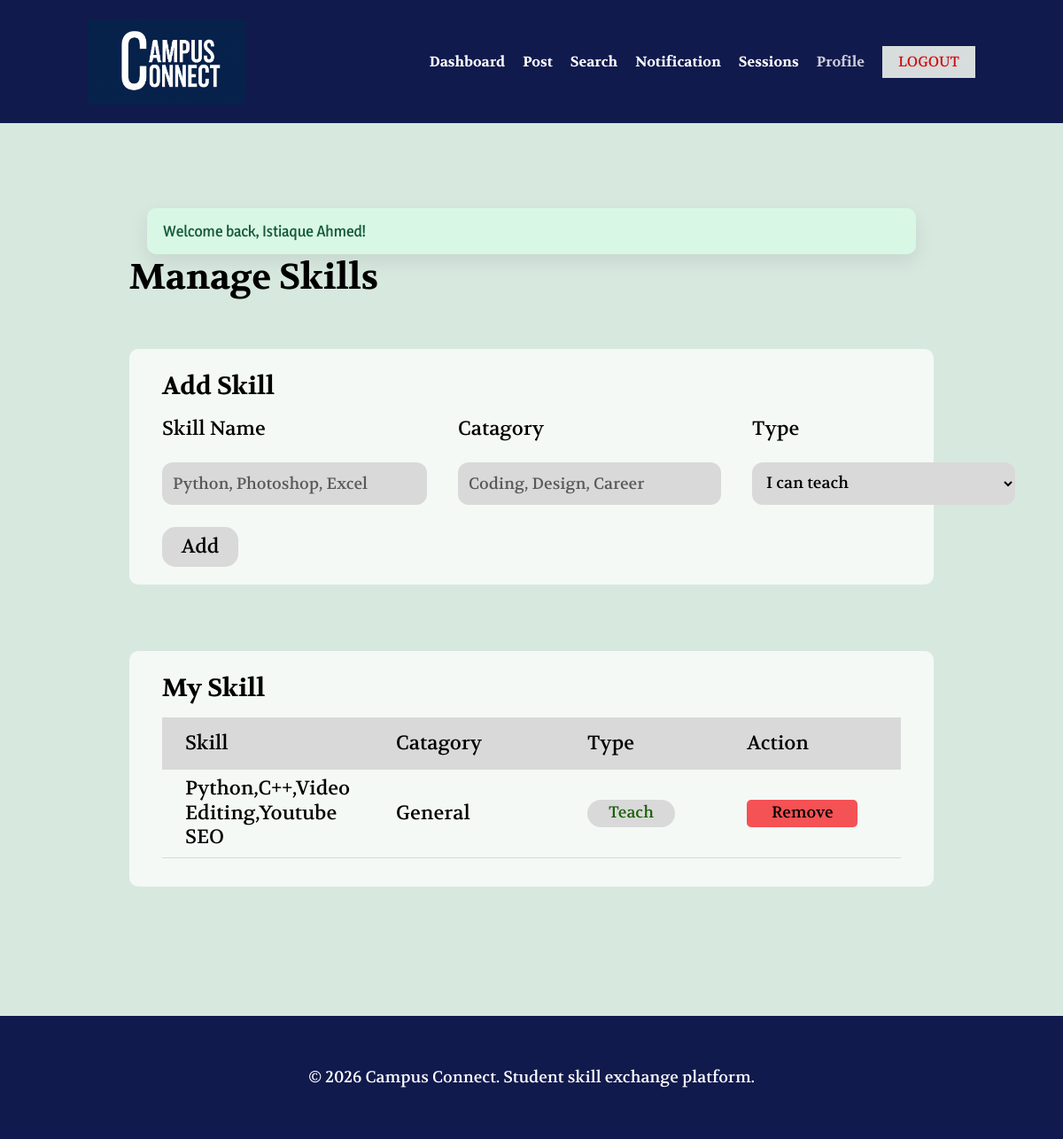
The page /skills.php (signed in) on the database its author committed.
### tables this page shows
CREATE TABLE IF NOT EXISTS `user_skills` (
  `id` int(11) NOT NULL AUTO_INCREMENT,
  `user_id` int(11) NOT NULL,
  `skill_id` int(11) NOT NULL,
  `skill_type` enum('teach','learn') NOT NULL,
  `created_at` datetime NOT NULL DEFAULT current_timestamp(),
  PRIMARY KEY (`id`),
  UNIQUE KEY `uq_user_skills` (`user_id`,`skill_id`,`skill_type`),
  KEY `idx_user_skills_type` (`skill_type`,`skill_id`),
  KEY `idx_user_skills_skill` (`skill_id`),
  CONSTRAINT `fk_user_skills_user`
    FOREIGN KEY (`user_id`) REFERENCES `users` (`id`) ON DELETE CASCADE,
  CONSTRAINT `fk_user_skills_skill`
    FOREIGN KEY (`skill_id`) REFERENCES `skills` (`id`) ON DELETE CASCADE
);

CREATE TABLE IF NOT EXISTS `skills` (
  `id` int(11) NOT NULL AUTO_INCREMENT,
  `skill_name` varchar(120) NOT NULL,
  `category` varchar(120) NOT NULL DEFAULT 'General',
  `created_at` datetime NOT NULL DEFAULT current_timestamp(),
  PRIMARY KEY (`id`),
  UNIQUE KEY `uq_skills_name` (`skill_name`)
);

### includes/db.php (called while the page is built, shortened)
<?php
function db(): PDO
{
    static $pdo = null;
    if ($pdo === null) {
        $dsn = 'mysql:host=' . DB_HOST . ';dbname=' . DB_NAME . ';charset=utf8mb4';
        $options = [
            PDO::ATTR_ERRMODE => PDO::ERRMODE_EXCEPTION,
            PDO::ATTR_DEFAULT_FETCH_MODE => PDO::FETCH_ASSOC,
            PDO::ATTR_EMULATE_PREPARES => false,
        ];
        $pdo = new PDO($dsn, DB_USER, DB_PASS, $options);
    }
    return $pdo;
}
?>

### skills.php (the view, shortened to what this page needs)
<?php
$user = current_user();
$stmt = db()->prepare('SELECT us.id AS user_skill_id, us.skill_type, s.skill_name, s.category FROM user_skills us JOIN skills s ON s.id = us.skill_id WHERE us.user_id = ? ORDER BY us.skill_type, s.skill_name');
$stmt->execute([$user['id']]);
$skills = $stmt->fetchAll();
include __DIR__ . '/includes/header.php';
?>
<h1 class="page-title skills-title">Manage Skills</h1>
<section class="skills-card add-skill-card">
    <h2>Add Skill</h2>
    <form method="post" class="add-skill-form">
        <div>
            <label for="skill-name">Skill Name</label>
            <input id="skill-name" type="text" name="skill_name" placeholder="Python, Photoshop, Excel" maxlength="120" required>
        </div>
        <div>
            <label for="skill-category">Catagory</label>
            <input id="skill-category" type="text" name="category" placeholder="Coding, Design, Career" maxlength="120">
        </div>
        <div>
            <label for="skill-type">Type</label>
            <select id="skill-type" name="skill_type">
                <option value="teach">I can teach</option>
            </select>
        </div>
        <button class="add-skill-button" type="submit">Add</button>
    </form>
</section>
<section class="skills-card my-skills-card">
    <h2>My Skill</h2>
    <?php if (!$skills): ?>
        <div class="skills-empty">No skills added yet.</div>
    <?php else: ?>
        <div class="table-wrap">
            <table class="skills-table">
                <thead><tr><th>Skill</th><th>Catagory</th><th>Type</th><th>Action</th></tr></thead>
                <tbody>
                <?php foreach ($skills as $skill): ?>
                    <tr>
                        <td><?= e($skill['skill_name']) ?></td>
                        <td><?= e($skill['category']) ?></td>
                        <td><span class="table-skill-type <?= $skill['skill_type'] === 'teach' ? 'teach' : 'learn' ?>"><?= e(ucfirst($skill['skill_type'])) ?></span></td>
                        <td>
                            <form method="post">
                                <button class="remove-skill-button" data-confirm="Remove this skill?" type="submit">Remove</button>
                            </form>
                        </td>
                    </tr>
                <?php endforeach; ?>
                </tbody>
            </table>
        </div>
    <?php endif; ?>
</section>
<?php include __DIR__ . '/includes/footer.php'; ?>

### assets/css/style.css (style rules this page uses)
:root { --navy:#000942; --navy-overlay:rgba(0,9,66,.92); --paper:#fbf3fd; --mint:rgba(153,196,173,.39); --blue:#2174bc; --ink:#000; --muted:#d7dcdd; --danger:#cf0f12; }
* { box-sizing:border-box }
html { scroll-behavior:smooth }
body { margin:0;background:#fff;color:var(--ink);font-family:Volkhov,Georgia,serif;line-height:1.25 }
button,input,select,textarea { font:inherit }
button,a { touch-action:manipulation }
.page-title { margin:0;font-size:40px;line-height:52px;font-weight:700 }
.skills-page { background:var(--mint) }
.skills-title { margin-bottom:55px }
.skills-card { width:1096px;max-width:100%;height:266px;padding:24px 37px;border-radius:10px;background:rgba(255,255,255,.73) }
.skills-card h2 { margin:0 0 16px;font-size:28px;line-height:36px }
.add-skill-form { display:grid;grid-template-columns:299px 297px 297px;column-gap:35px;align-items:end }
.add-skill-form label { display:block;margin-bottom:24px;font-size:22px;line-height:28px }
.add-skill-form input,.add-skill-form select { width:100%;height:48px;padding:0 12px;border:0;border-radius:12px;background:#d9d9d9;font-size:18px;outline:0 }
.add-skill-form input::placeholder { color:rgba(0,0,0,.59);opacity:1 }
.add-skill-button { width:86px;height:45px;margin-top:25px;border:0;border-radius:15px;background:#d9d9d9;font-size:22px;cursor:pointer }
.my-skills-card { margin-top:75px }
.my-skills-card h2 { margin-bottom:15px }
.table-wrap { width:100%;overflow:auto }
.skills-table { width:100%;border-collapse:collapse;font-size:22px }
.skills-table th { height:59px;padding:0 26px;background:#d9d9d9;text-align:left;font-weight:400 }
.skills-table td { height:58px;padding:8px 26px;border-bottom:1px solid rgba(0,0,0,.12) }
.skills-table th:nth-child(1) { width:23% }
.skills-table th:nth-child(2) { width:29% }
.skills-table th:nth-child(3) { width:23% }
.skills-table th:nth-child(4) { width:25% }
.skills-table form { margin:0 }
.table-skill-type { min-width:99px;height:31px;padding:0 12px;border-radius:50px;background:#d9d9d9;display:inline-flex;align-items:center;justify-content:center;font-size:18px }
.table-skill-type.teach { color:#1b600b }
.remove-skill-button { width:125px;height:31px;border:0;border-radius:5px;background:rgba(246,12,16,.70);font-size:18px;cursor:pointer }

### rows shown on the page
user_skills: skill.skill_name "Python,C++,Video Editing,Youtube SEO", skill.category "General", skill_type "Teach"

### other values the page prints
$item['message'] "Welcome back, Istiaque Ahmed!"
